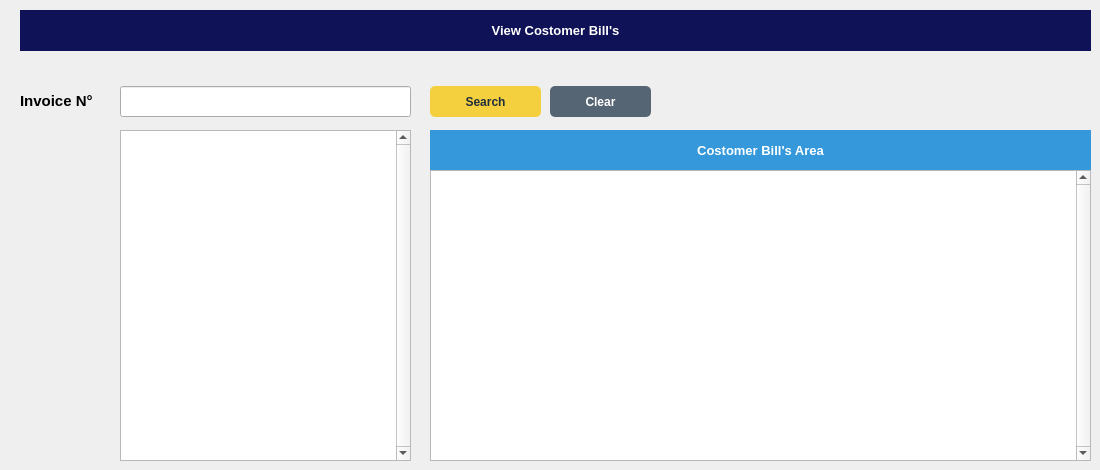
       <widget class="QWidget" name="tab_7">
        <attribute name="title">
         <string>Bill's Reports</string>
        </attribute>
        <widget class="QLabel" name="label_30">
         <property name="geometry">
          <rect>
           <x>20</x>
           <y>10</y>
           <width>1071</width>
           <height>41</height>
          </rect>
         </property>
         <property name="font">
          <font>
           <pointsize>10</pointsize>
           <weight>75</weight>
           <bold>true</bold>
          </font>
         </property>
         <property name="styleSheet">
          <string notr="true">background-color: rgb(15, 18, 86);
color: rgb(255, 255, 255);</string>
         </property>
         <property name="text">
          <string>View Costomer Bill's</string>
         </property>
         <property name="alignment">
          <set>Qt::AlignCenter</set>
         </property>
        </widget>
        <widget class="QLabel" name="label_31">
         <property name="geometry">
          <rect>
           <x>20</x>
           <y>90</y>
           <width>81</width>
           <height>21</height>
          </rect>
         </property>
         <property name="font">
          <font>
           <pointsize>11</pointsize>
           <weight>75</weight>
           <bold>true</bold>
          </font>
         </property>
         <property name="text">
          <string>Invoice N°</string>
         </property>
        </widget>
        <widget class="QLineEdit" name="Invoice_Sales">
         <property name="geometry">
          <rect>
           <x>120</x>
           <y>86</y>
           <width>291</width>
           <height>31</height>
          </rect>
         </property>
        </widget>
        <widget class="QPushButton" name="Search_Bills_Btn">
         <property name="geometry">
          <rect>
           <x>430</x>
           <y>86</y>
           <width>111</width>
           <height>31</height>
          </rect>
         </property>
         <property name="font">
          <font>
           <weight>75</weight>
           <bold>true</bold>
          </font>
         </property>
         <property name="cursor">
          <cursorShape>PointingHandCursor</cursorShape>
         </property>
         <property name="styleSheet">
          <string notr="true">QPushButton{
  background-color: rgb(244, 208, 63);
  color: rgb(33, 47, 61);
  border-radius: 5px;
}
QPushButton::pressed{
	padding-left:2px;
	padding-top: 3px;
	background-color: rgb(248, 196, 113);
}</string>
         </property>
         <property name="text">
          <string>Search</string>
         </property>
        </widget>
        <widget class="QPushButton" name="Clear_Bills_Btn">
         <property name="geometry">
          <rect>
           <x>550</x>
           <y>86</y>
           <width>101</width>
           <height>31</height>
          </rect>
         </property>
         <property name="font">
          <font>
           <weight>75</weight>
           <bold>true</bold>
          </font>
         </property>
         <property name="cursor">
          <cursorShape>PointingHandCursor</cursorShape>
         </property>
         <property name="styleSheet">
          <string notr="true">QPushButton{
  background-color: rgb(86, 101, 115);
  color: rgb(255, 255, 255);
  border-radius: 5px;
}
QPushButton::pressed{
	padding-left:5px;
	padding-top: 5px;
	background-color: rgb(128, 139, 150);
}</string>
         </property>
         <property name="text">
          <string>Clear</string>
         </property>
        </widget>
        <widget class="QLabel" name="label_32">
         <property name="geometry">
          <rect>
           <x>430</x>
           <y>130</y>
           <width>661</width>
           <height>40</height>
          </rect>
         </property>
         <property name="font">
          <font>
           <pointsize>10</pointsize>
           <weight>75</weight>
           <bold>true</bold>
          </font>
         </property>
         <property name="styleSheet">
          <string notr="true">background-color: rgb(52, 152, 219);
color: rgb(255, 255, 255);</string>
         </property>
         <property name="text">
          <string>Costomer Bill's Area</string>
         </property>
         <property name="alignment">
          <set>Qt::AlignCenter</set>
         </property>
        </widget>
        <widget class="QPlainTextEdit" name="Invoice_plainTextEdit">
         <property name="geometry">
          <rect>
           <x>430</x>
           <y>170</y>
           <width>661</width>
           <height>291</height>
          </rect>
         </property>
         <property name="verticalScrollBarPolicy">
          <enum>Qt::ScrollBarAlwaysOn</enum>
         </property>
        </widget>
        <widget class="QListWidget" name="Invoice_listWidget">
         <property name="geometry">
          <rect>
           <x>120</x>
           <y>130</y>
           <width>291</width>
           <height>331</height>
          </rect>
         </property>
         <property name="verticalScrollBarPolicy">
          <enum>Qt::ScrollBarAlwaysOn</enum>
         </property>
        </widget>
       </widget>
